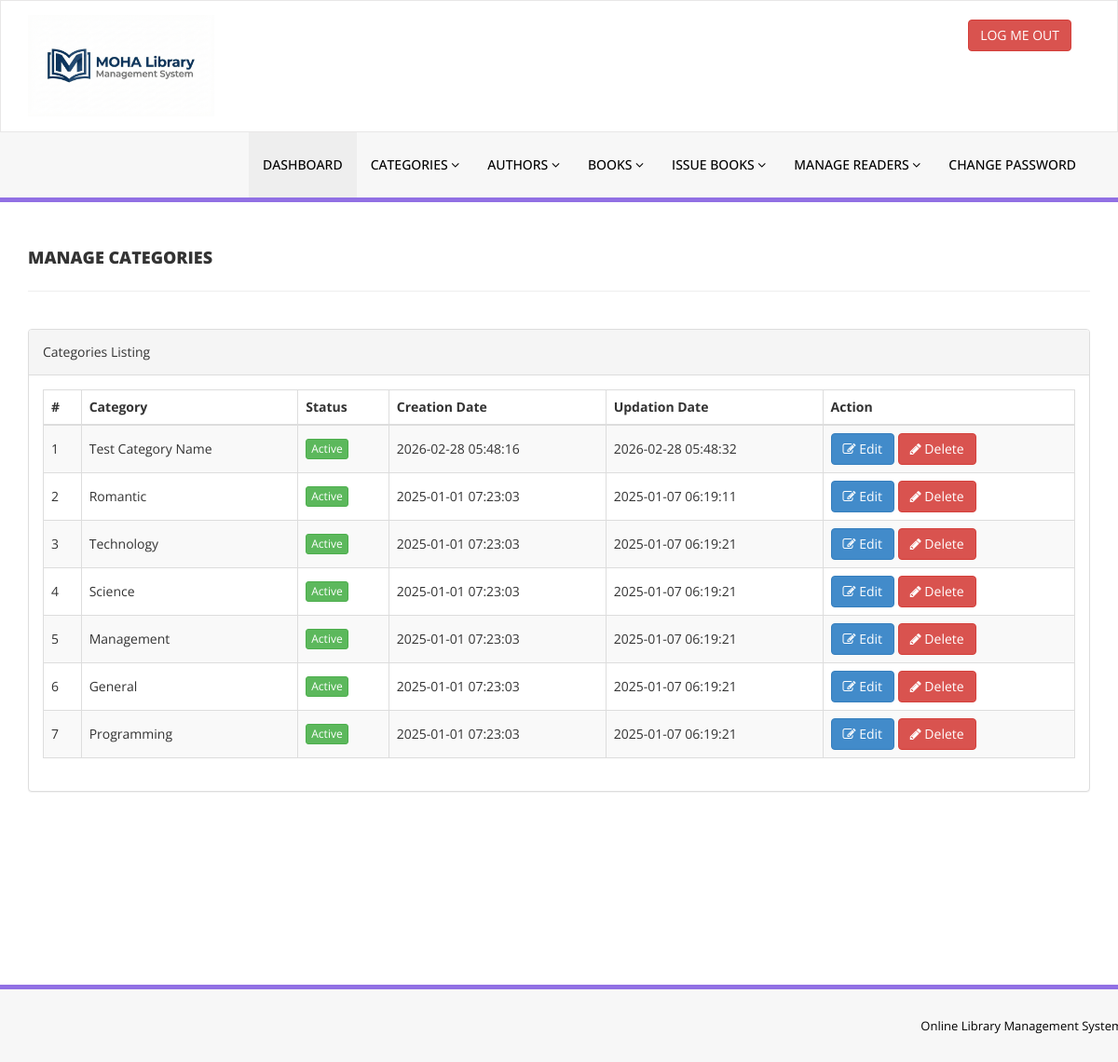
The page /admin/manage-categories.php (signed in) on the database as committed earlier.
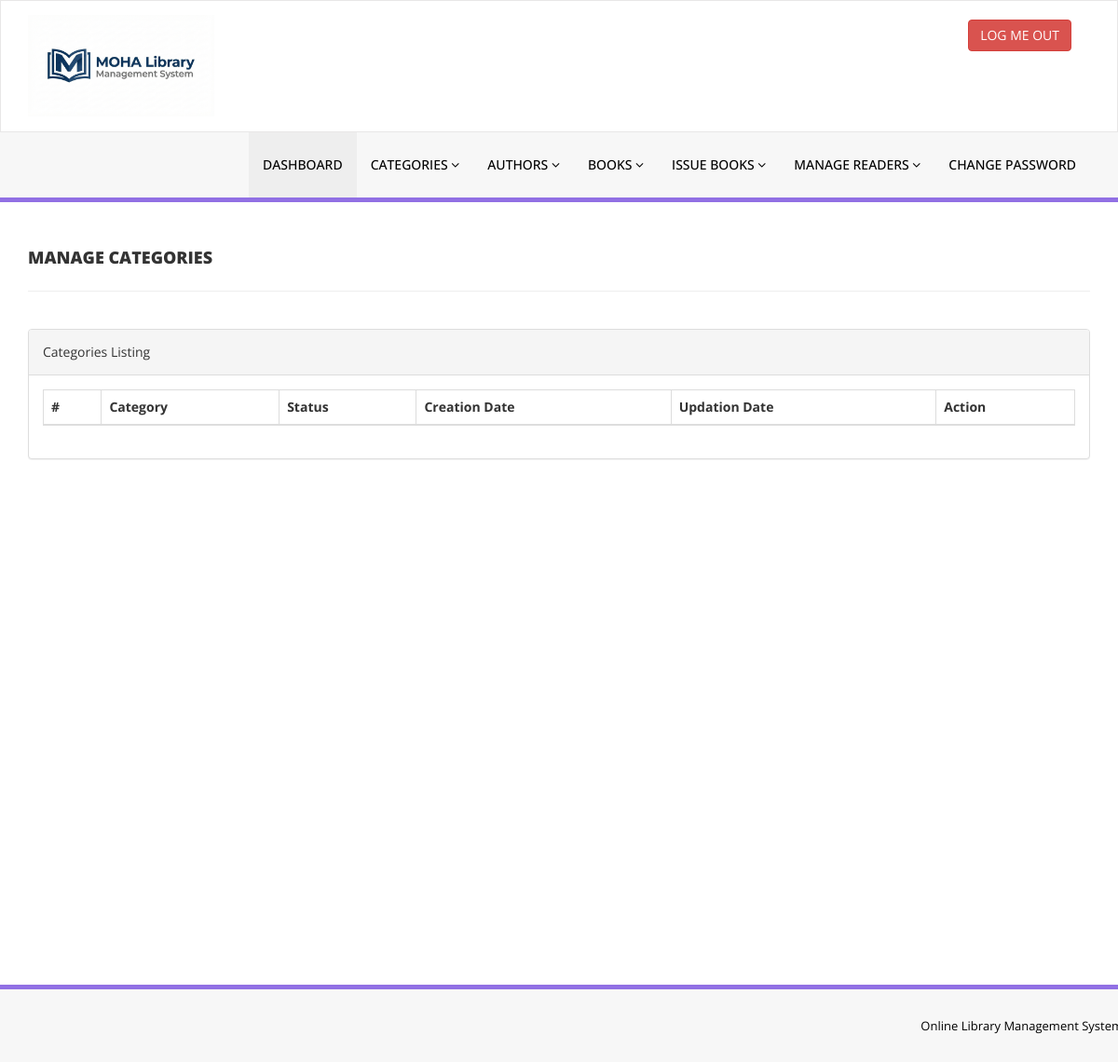
The same page on the database as committed later.
### tables this page shows
CREATE TABLE `tblcategory` (
  `id` int(11) NOT NULL,
  `CategoryName` varchar(150) DEFAULT NULL,
  `Status` int(1) DEFAULT NULL,
  `CreationDate` timestamp NULL DEFAULT current_timestamp(),
  `UpdationDate` timestamp NULL DEFAULT '0000-00-00 00:00:00' ON UPDATE current_timestamp()
);

### admin/manage-categories.php (the view, shortened to what this page needs)
<?php
include('includes/config.php');
if(strlen($_SESSION['alogin'])==0)
    {
header('location:index.php');
}
else{
    ?>
<!DOCTYPE html>
<html xmlns="http://www.w3.org/1999/xhtml">
<head>
    <link href="assets/css/bootstrap.css" rel="stylesheet" />
    <link href="assets/css/font-awesome.css" rel="stylesheet" />
    <link href="assets/js/dataTables/dataTables.bootstrap.css" rel="stylesheet" />
    <link href="assets/css/style.css" rel="stylesheet" />
</head>
<body>
<?php include('includes/header.php');?>
    <div class="content-wrapper">
         <div class="container">
        <div class="row pad-botm">
            <div class="col-md-12">
                <h4 class="header-line">Manage Categories</h4>
    </div>
     <div class="row">
</div>
        </div>
            <div class="row">
                <div class="col-md-12">
                    <div class="panel panel-default">
                        <div class="panel-heading">
                           Categories Listing
                        </div>
                        <div class="panel-body">
                            <div class="table-responsive">
                                <table class="table table-striped table-bordered table-hover" id="dataTables-example">
                                    <thead>
                                        <tr>
                                            <th>#</th>
                                            <th>Category</th>
                                            <th>Status</th>
                                            <th>Creation Date</th>
                                            <th>Updation Date</th>
                                            <th>Action</th>
                                        </tr>
                                    </thead>
                                    <tbody>
<?php $sql = "SELECT * from  tblcategory  order by creationDate DESC";
$query = $dbh -> prepare($sql);
$query->execute();
$results=$query->fetchAll(PDO::FETCH_OBJ);
$cnt=1;
if($query->rowCount() > 0)
{
foreach($results as $result)
{               ?>
                                        <tr class="odd gradeX">
                                            <td class="center"><?php echo htmlentities($cnt);?></td>
                                            <td class="center"><?php echo htmlentities($result->CategoryName);?></td>
                                            <td class="center"><?php if($result->Status==1) {?>
                                            <a href="#" class="btn btn-success btn-xs">Active</a>
                                            <?php } else {?>
                                            <a href="#" class="btn btn-danger btn-xs">Inactive</a>
                                            <?php } ?></td>
                                            <td class="center"><?php echo htmlentities($result->CreationDate);?></td>
                                            <td class="center"><?php echo htmlentities($result->UpdationDate);?></td>
                                            <td class="center">
                                            <a href="edit-category.php?catid=<?php echo htmlentities($result->id);?>"><button class="btn btn-primary"><i class="fa fa-edit "></i> Edit</button>
                                          <a href="manage-categories.php?del=<?php echo htmlentities($result->id);?>" onclick="return confirm('Are you sure you want to delete?');"" >  <button class="btn btn-danger"><i class="fa fa-pencil"></i> Delete</button>
                                            </td>
                                        </tr>
 <?php $cnt=$cnt+1;}} ?>
                                    </tbody>
                                </table>
                            </div>
                        </div>
                    </div>
                </div>
            </div>
    </div>
    </div>
  <?php include('includes/footer.php');?>
</body>
</html>
<?php } ?>

### admin/includes/header.php (shortened to what this page needs)
<div class="navbar navbar-inverse set-radius-zero" >
        <div class="container" style="min-height: 140px;">
            <div class="navbar-header">
                <a class="navbar-brand">
                    <img src="assets/img/logo.png" width="200"/>
                </a>
            </div>
            <div class="right-div">
                <a href="logout.php" class="btn btn-danger pull-right">LOG ME OUT</a>
            </div>
        </div>
    </div>
    <section class="menu-section">
        <div class="container">
            <div class="row ">
                <div class="col-md-12">
                    <div class="navbar-collapse collapse ">
                        <ul id="menu-top" class="nav navbar-nav navbar-right">
                            <li><a href="dashboard.php" class="menu-top-active">DASHBOARD</a></li>
                            <li>
                                <a href="#" class="dropdown-toggle" id="ddlmenuItem" data-toggle="dropdown"> Categories <i class="fa fa-angle-down"></i></a>
                            </li>
                            <li>
                                <a href="#" class="dropdown-toggle" id="ddlmenuItem" data-toggle="dropdown"> Authors <i class="fa fa-angle-down"></i></a>
                            </li>
 <li>
                                <a href="#" class="dropdown-toggle" id="ddlmenuItem" data-toggle="dropdown"> Books <i class="fa fa-angle-down"></i></a>
                            </li>
                           <li>
                                <a href="#" class="dropdown-toggle" id="ddlmenuItem" data-toggle="dropdown"> Issue Books <i class="fa fa-angle-down"></i></a>
                            </li>
                            <li>
                                <a href="#" class="dropdown-toggle" id="ddlmenuItem" data-toggle="dropdown"> Manage Readers <i class="fa fa-angle-down"></i></a>
                            </li>
                            <li><a href="change-password.php">Change Password</a></li>
                        </ul>
                    </div>
                </div>
            </div>
        </div>
    </section>

### admin/includes/footer.php
<section class="footer-section">
     <div class="container">
         <div class="row">
             <div class="col-md-12">
              Online Library Management System
             </div>
         </div>
     </div>
 </section>

### admin/assets/css/style.css (style rules this page uses)
.set-radius-zero { border-radius:0px; -moz-border-radius:0px; -webkit-border-radius:0px; }
.content-wrapper { margin-top: 40px; min-height:800px; padding-bottom:90px; }
.header-line { font-weight:900; padding-bottom:25px; border-bottom:1px solid #eeeeee; text-transform:uppercase; }
.pad-botm { padding-bottom:30px; }
.right-div { float: right; padding: 20px; }
#menu-top a { color:#000; text-decoration:none; font-weight:500; padding: 25px 15px 25px 15px; text-transform:uppercase; }
.menu-section { background-color: #f7f7f7; border-bottom:5px solid #9170E4; width:100% }
.menu-top-active { background-color:#eeeeee; }
.navbar-inverse { background-color: #FFF; border-color: rgba(155, 153, 153, 0.23); }
.navbar { min-height: 90px; margin-bottom: 0px; }
.footer-section { padding:25px 50px 25px 50px; color:#000; font-size:13px; background-color: #f7f7f7; text-align:right; border-top:5px solid #9170E4; }
thead th { vertical-align: top !important; }
tbody td { vertical-align: middle !important; }

Rows that differ between the two databases and show on the page:
removed tblcategory: CategoryName "Test Category Name", Status "Active", CreationDate "2026-02-28 05:48:16", UpdationDate "2026-02-28 05:48:32"
removed tblcategory: CategoryName "Romantic", Status "Active", CreationDate "2025-01-01 07:23:03", UpdationDate "2025-01-07 06:19:11"
removed tblcategory: CategoryName "Technology", Status "Active", CreationDate "2025-01-01 07:23:03", UpdationDate "2025-01-07 06:19:21"
removed tblcategory: CategoryName "Science", Status "Active", CreationDate "2025-01-01 07:23:03", UpdationDate "2025-01-07 06:19:21"
removed tblcategory: CategoryName "Management", Status "Active", CreationDate "2025-01-01 07:23:03", UpdationDate "2025-01-07 06:19:21"
removed tblcategory: CategoryName "General", Status "Active", CreationDate "2025-01-01 07:23:03", UpdationDate "2025-01-07 06:19:21"
removed tblcategory: CategoryName "Programming", Status "Active", CreationDate "2025-01-01 07:23:03", UpdationDate "2025-01-07 06:19:21"
